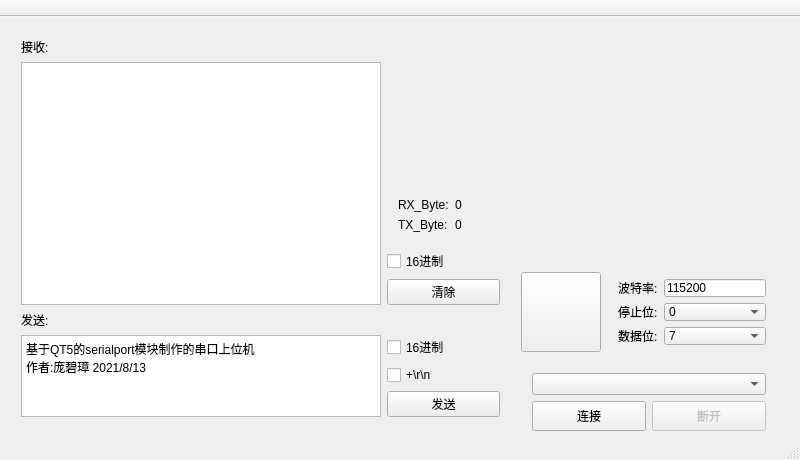
<?xml version="1.0" encoding="UTF-8"?>
<ui version="4.0">
 <class>MainWindow</class>
 <widget class="QMainWindow" name="MainWindow">
  <property name="enabled">
   <bool>true</bool>
  </property>
  <property name="geometry">
   <rect>
    <x>0</x>
    <y>0</y>
    <width>800</width>
    <height>460</height>
   </rect>
  </property>
  <property name="minimumSize">
   <size>
    <width>800</width>
    <height>460</height>
   </size>
  </property>
  <property name="maximumSize">
   <size>
    <width>800</width>
    <height>460</height>
   </size>
  </property>
  <property name="mouseTracking">
   <bool>true</bool>
  </property>
  <property name="windowTitle">
   <string>单片姬</string>
  </property>
  <property name="iconSize">
   <size>
    <width>80</width>
    <height>80</height>
   </size>
  </property>
  <widget class="QWidget" name="centralWidget">
   <widget class="QWidget" name="widget_connect" native="true">
    <property name="geometry">
     <rect>
      <x>510</x>
      <y>240</y>
      <width>278</width>
      <height>196</height>
     </rect>
    </property>
    <property name="minimumSize">
     <size>
      <width>0</width>
      <height>48</height>
     </size>
    </property>
    <layout class="QGridLayout" name="gridLayout_3">
     <item row="0" column="0">
      <widget class="QPushButton" name="pushButton">
       <property name="minimumSize">
        <size>
         <width>80</width>
         <height>80</height>
        </size>
       </property>
       <property name="autoFillBackground">
        <bool>false</bool>
       </property>
       <property name="text">
        <string/>
       </property>
       <property name="icon">
        <iconset resource="icon.qrc">
         <normaloff>:/resouce/connect.jpg</normaloff>:/resouce/connect.jpg</iconset>
       </property>
       <property name="iconSize">
        <size>
         <width>70</width>
         <height>70</height>
        </size>
       </property>
       <property name="checkable">
        <bool>false</bool>
       </property>
       <property name="checked">
        <bool>false</bool>
       </property>
      </widget>
     </item>
     <item row="0" column="1">
      <widget class="QWidget" name="widget_userSet" native="true">
       <layout class="QGridLayout" name="gridLayout">
        <item row="0" column="0">
         <widget class="QLabel" name="label">
          <property name="text">
           <string>波特率:</string>
          </property>
         </widget>
        </item>
        <item row="0" column="1">
         <widget class="QLineEdit" name="lineEdit_BoundRate">
          <property name="mouseTracking">
           <bool>false</bool>
          </property>
          <property name="text">
           <string>115200</string>
          </property>
          <property name="echoMode">
           <enum>QLineEdit::Normal</enum>
          </property>
         </widget>
        </item>
        <item row="1" column="0">
         <widget class="QLabel" name="label_2">
          <property name="text">
           <string>停止位:</string>
          </property>
         </widget>
        </item>
        <item row="2" column="0">
         <widget class="QLabel" name="label_3">
          <property name="text">
           <string>数据位:</string>
          </property>
         </widget>
        </item>
        <item row="2" column="1">
         <widget class="QComboBox" name="comboBox_databit">
          <property name="currentText">
           <string>7</string>
          </property>
          <item>
           <property name="text">
            <string>7</string>
           </property>
          </item>
          <item>
           <property name="text">
            <string>8</string>
           </property>
          </item>
          <item>
           <property name="text">
            <string>9</string>
           </property>
          </item>
         </widget>
        </item>
        <item row="1" column="1">
         <widget class="QComboBox" name="comboBox_stopbit">
          <property name="currentText">
           <string>0</string>
          </property>
          <item>
           <property name="text">
            <string>0</string>
           </property>
          </item>
          <item>
           <property name="text">
            <string>1</string>
           </property>
          </item>
          <item>
           <property name="text">
            <string>1.5</string>
           </property>
          </item>
          <item>
           <property name="text">
            <string>2</string>
           </property>
          </item>
         </widget>
        </item>
       </layout>
      </widget>
     </item>
     <item row="1" column="0" colspan="2">
      <widget class="QWidget" name="widget_button" native="true">
       <layout class="QGridLayout" name="gridLayout_2">
        <item row="0" column="0" colspan="2">
         <widget class="QComboBox" name="comboBox_port"/>
        </item>
        <item row="1" column="0">
         <widget class="QPushButton" name="pushButton_connect">
          <property name="minimumSize">
           <size>
            <width>0</width>
            <height>30</height>
           </size>
          </property>
          <property name="text">
           <string>连接</string>
          </property>
         </widget>
        </item>
        <item row="1" column="1">
         <widget class="QPushButton" name="pushButton_disconnect">
          <property name="enabled">
           <bool>false</bool>
          </property>
          <property name="minimumSize">
           <size>
            <width>0</width>
            <height>30</height>
           </size>
          </property>
          <property name="text">
           <string>断开</string>
          </property>
          <property name="default">
           <bool>false</bool>
          </property>
         </widget>
        </item>
       </layout>
      </widget>
     </item>
    </layout>
   </widget>
   <widget class="QWidget" name="widget_sbuffer" native="true">
    <property name="geometry">
     <rect>
      <x>10</x>
      <y>10</y>
      <width>501</width>
      <height>401</height>
     </rect>
    </property>
    <layout class="QGridLayout" name="gridLayout_5">
     <item row="0" column="0">
      <widget class="QLabel" name="label_5">
       <property name="maximumSize">
        <size>
         <width>16777215</width>
         <height>20</height>
        </size>
       </property>
       <property name="text">
        <string>接收:</string>
       </property>
      </widget>
     </item>
     <item row="1" column="0" rowspan="3">
      <widget class="QTextEdit" name="textEdit_Recieve">
       <property name="maximumSize">
        <size>
         <width>360</width>
         <height>16777215</height>
        </size>
       </property>
       <property name="readOnly">
        <bool>true</bool>
       </property>
      </widget>
     </item>
     <item row="1" column="1">
      <widget class="QWidget" name="widget" native="true">
       <layout class="QGridLayout" name="gridLayout_4">
        <item row="1" column="0">
         <widget class="QLabel" name="label_6">
          <property name="maximumSize">
           <size>
            <width>16777215</width>
            <height>20</height>
           </size>
          </property>
          <property name="text">
           <string>RX_Byte:</string>
          </property>
         </widget>
        </item>
        <item row="1" column="1">
         <widget class="QLabel" name="label_RXCount">
          <property name="text">
           <string>0</string>
          </property>
         </widget>
        </item>
        <item row="2" column="1">
         <widget class="QLabel" name="label_TXCount">
          <property name="text">
           <string>0</string>
          </property>
         </widget>
        </item>
        <item row="2" column="0">
         <widget class="QLabel" name="label_7">
          <property name="maximumSize">
           <size>
            <width>16777215</width>
            <height>20</height>
           </size>
          </property>
          <property name="text">
           <string>TX_Byte:</string>
          </property>
         </widget>
        </item>
        <item row="0" column="0">
         <spacer name="verticalSpacer">
          <property name="orientation">
           <enum>Qt::Vertical</enum>
          </property>
          <property name="sizeHint" stdset="0">
           <size>
            <width>20</width>
            <height>40</height>
           </size>
          </property>
         </spacer>
        </item>
       </layout>
      </widget>
     </item>
     <item row="2" column="1">
      <widget class="QCheckBox" name="checkBox_RecieveHex">
       <property name="text">
        <string>16进制</string>
       </property>
      </widget>
     </item>
     <item row="3" column="1">
      <widget class="QPushButton" name="pushButton_Clear">
       <property name="text">
        <string>清除</string>
       </property>
      </widget>
     </item>
     <item row="4" column="0">
      <widget class="QLabel" name="label_4">
       <property name="maximumSize">
        <size>
         <width>16777215</width>
         <height>20</height>
        </size>
       </property>
       <property name="text">
        <string>发送:</string>
       </property>
      </widget>
     </item>
     <item row="5" column="0" rowspan="3">
      <widget class="QTextEdit" name="textEdit_Send">
       <property name="maximumSize">
        <size>
         <width>360</width>
         <height>16777215</height>
        </size>
       </property>
       <property name="readOnly">
        <bool>false</bool>
       </property>
       <property name="html">
        <string>&lt;!DOCTYPE HTML PUBLIC &quot;-//W3C//DTD HTML 4.0//EN&quot; &quot;http://www.w3.org/TR/REC-html40/strict.dtd&quot;&gt;
&lt;html&gt;&lt;head&gt;&lt;meta name=&quot;qrichtext&quot; content=&quot;1&quot; /&gt;&lt;style type=&quot;text/css&quot;&gt;
p, li { white-space: pre-wrap; }
&lt;/style&gt;&lt;/head&gt;&lt;body style=&quot; font-family:'SimSun'; font-size:9pt; font-weight:400; font-style:normal;&quot;&gt;
&lt;p style=&quot; margin-top:0px; margin-bottom:0px; margin-left:0px; margin-right:0px; -qt-block-indent:0; text-indent:0px;&quot;&gt;基于QT5的serialport模块制作的串口上位机&lt;/p&gt;
&lt;p style=&quot; margin-top:0px; margin-bottom:0px; margin-left:0px; margin-right:0px; -qt-block-indent:0; text-indent:0px;&quot;&gt;作者:庞碧璋 2021/8/13&lt;/p&gt;&lt;/body&gt;&lt;/html&gt;</string>
       </property>
      </widget>
     </item>
     <item row="5" column="1">
      <widget class="QCheckBox" name="checkBox_SendHex">
       <property name="text">
        <string>16进制</string>
       </property>
      </widget>
     </item>
     <item row="6" column="1">
      <widget class="QCheckBox" name="checkBox_rn">
       <property name="text">
        <string>+\r\n</string>
       </property>
      </widget>
     </item>
     <item row="7" column="1">
      <widget class="QPushButton" name="pushButton_Send">
       <property name="text">
        <string>发送</string>
       </property>
      </widget>
     </item>
    </layout>
   </widget>
  </widget>
  <widget class="QStatusBar" name="statusBar"/>
  <widget class="QToolBar" name="mainToolBar">
   <property name="movable">
    <bool>false</bool>
   </property>
   <property name="allowedAreas">
    <set>Qt::AllToolBarAreas</set>
   </property>
   <attribute name="toolBarArea">
    <enum>TopToolBarArea</enum>
   </attribute>
   <attribute name="toolBarBreak">
    <bool>false</bool>
   </attribute>
  </widget>
 </widget>
 <layoutdefault spacing="6" margin="11"/>
 <resources>
  <include location="icon.qrc"/>
 </resources>
 <connections/>
</ui>
